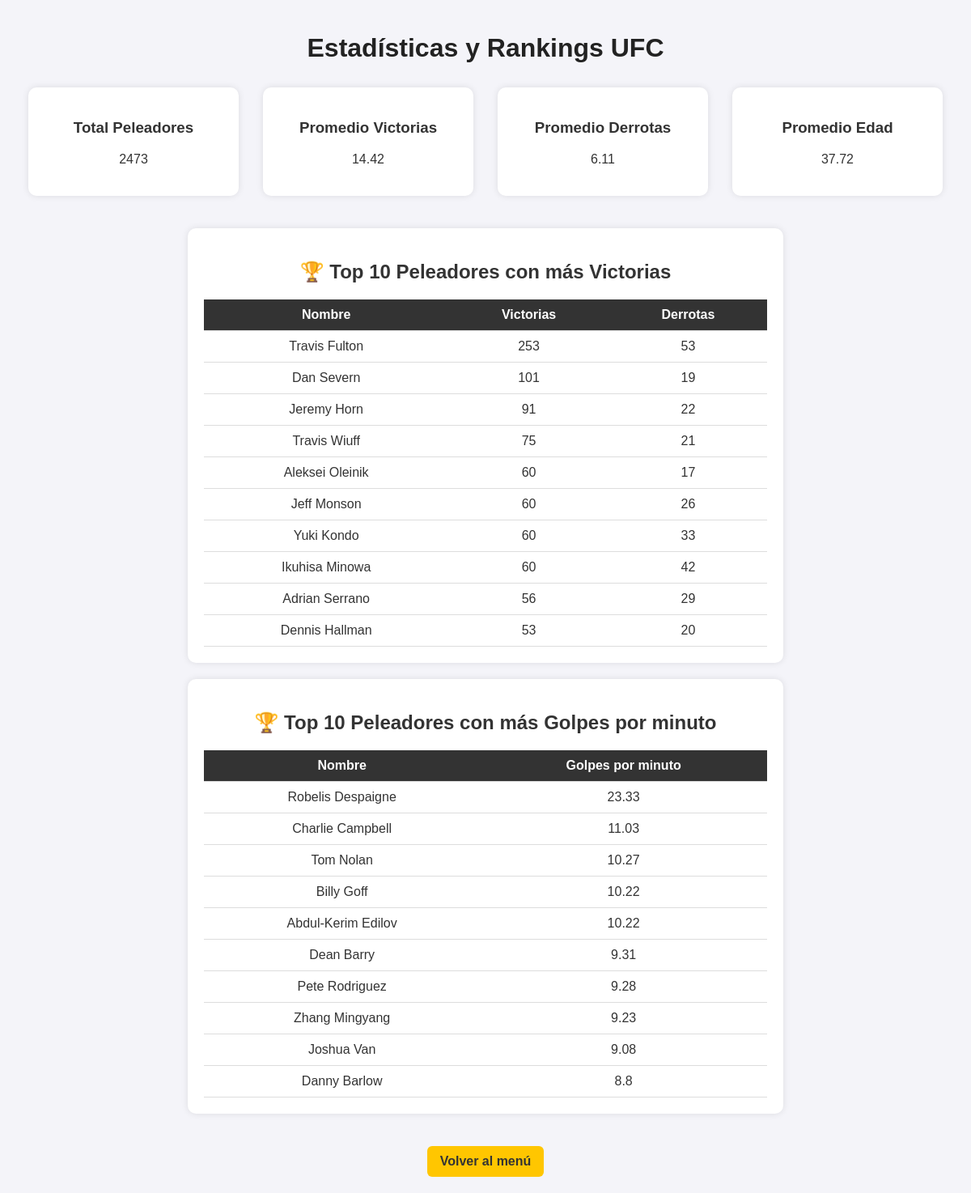
The app's page /estadisticas/ (signed in) with its own data.
### peleadores/models.py (models this page shows, shortened)
class Peleador(models.Model):
    nombre = models.CharField(max_length=100)
    victorias = models.IntegerField(default=0)
    derrotas = models.IntegerField(default=0)
    altura = models.FloatField(null=True, blank=True)  # en cm
    peso = models.FloatField(null=True, blank=True)    # en kg
    alcance = models.FloatField(null=True, blank=True) # en cm
    guardia = models.CharField(max_length=50, null=True, blank=True)  # Orthodox / Southpaw
    edad = models.IntegerField(null=True, blank=True)
    golpes_por_minuto = models.FloatField(null=True, blank=True)       # SLpM - Golpes significativos por minuto
    precision_golpes = models.FloatField(null=True, blank=True)        # sig_str_acc - Precisión de golpeo
    golpes_recibidos = models.FloatField(null=True, blank=True)        # SApM - Golpes recibidos por minuto
    defensa_golpes = models.FloatField(null=True, blank=True)          # str_def - % de defensa de golpes
    derribos_promedio = models.FloatField(null=True, blank=True)       # td_avg - Derribos promedio por 15 min
    precision_derribos = models.FloatField(null=True, blank=True)      # td_acc - Precisión de derribos
    defensa_derribos = models.FloatField(null=True, blank=True)        # td_def - % de defensa de derribos
    sumisiones_promedio = models.FloatField(null=True, blank=True)     # sub_avg - Sumisiones promedio por 15 min

### peleadores/views.py (the view)
# urls.py: path('estadisticas/', views.estadisticas, name='estadisticas'),
@login_required
def estadisticas(request):
    peleadores = Peleador.objects.all()
    total_peleadores = peleadores.count()
    promedio_victorias = peleadores.aggregate(Avg('victorias'))['victorias__avg'] or 0
    promedio_derrotas = peleadores.aggregate(Avg('derrotas'))['derrotas__avg'] or 0
    promedio_edad = peleadores.aggregate(Avg('edad'))['edad__avg'] or 0
    top_victorias = peleadores.order_by('-victorias')[:10]
    top_golpes_minuto= peleadores.order_by('-golpes_por_minuto')[:10]
    context = {
        'total_peleadores': total_peleadores,
        'promedio_victorias': round(promedio_victorias, 2),
        'promedio_derrotas': round(promedio_derrotas, 2),
        'promedio_edad': round(promedio_edad, 2),
        'top_victorias': top_victorias,
        'top_golpes_minuto': top_golpes_minuto,
    }
    return render(request, 'peleadores/estadisticas.html', context)

### peleadores/templates/peleadores/estadisticas.html (shortened to what this page needs)
<!DOCTYPE html>
<html>
<head>
</head>
<body>
    <h1>Estadísticas y Rankings UFC</h1>
    <div class="stats-container">
        <div class="stat-box">
            <h3>Total Peleadores</h3>
            <p>{{ total_peleadores }}</p>
        </div>
        <div class="stat-box">
            <h3>Promedio Victorias</h3>
            <p>{{ promedio_victorias }}</p>
        </div>
        <div class="stat-box">
            <h3>Promedio Derrotas</h3>
            <p>{{ promedio_derrotas }}</p>
        </div>
        <div class="stat-box">
            <h3>Promedio Edad</h3>
            <p>{{ promedio_edad }}</p>
        </div>
    </div>
    <div class="top-list">
        <h2>🏆 Top 10 Peleadores con más Victorias</h2>
        <table>
            <thead>
                <tr>
                    <th>Nombre</th>
                    <th>Victorias</th>
                    <th>Derrotas</th>
                </tr>
            </thead>
            <tbody>
                {% for p in top_victorias %}
                <tr>
                    <td>{{ p.nombre }}</td>
                    <td>{{ p.victorias }}</td>
                    <td>{{ p.derrotas }}</td>
                </tr>
                {% endfor %}
            </tbody>
        </table>
    </div>
    <div class="top-list">
        <h2>🏆 Top 10 Peleadores con más Golpes por minuto</h2>
        <table>
            <thead>
                <tr>
                    <th>Nombre</th>
                    <th>Golpes por minuto</th>
                </tr>
            </thead>
            <tbody>
                {% for p in top_golpes_minuto %}
                <tr>
                    <td>{{ p.nombre }}</td>
                    <td>{{ p.golpes_por_minuto }}</td>
                </tr>
                {% endfor %}
            </tbody>
        </table>
    </div>
    <div class="back">
        <a href="{% url 'inicio' %}">Volver al menú</a>
    </div>
</body>
</html>

### peleadores/templates/peleadores/estadisticas.html (style rules this page uses)
body { font-family: Arial, sans-serif; background-color: #f4f4f9; color: #333; margin: 0; padding: 20px; }
h1 { text-align: center; color: #222; margin-bottom: 30px; }
.stats-container { display: flex; justify-content: space-around; text-align: center; margin-bottom: 40px; }
.stat-box { background: #fff; padding: 20px; border-radius: 10px; box-shadow: 0 0 8px rgba(0,0,0,0.1); width: 220px; }
.top-list { width: 60%; margin: auto; margin-top: 20px; background: #fff; padding: 20px; border-radius: 10px; box-shadow: 0 0 8px rgba(0,0,0,0.1); }
.top-list h2 { text-align: center; }
table { width: 100%; border-collapse: collapse; margin-top: 10px; }
th, td { padding: 10px; text-align: center; border-bottom: 1px solid #ddd; }
th { background-color: #333; color: white; }
.back { text-align: center; margin-top: 20px; }
a { text-align: center; display: inline-block; margin-top: 20px; text-decoration: none; color: #333; background-color: #ffc600; padding: 10px 16px; border-radius: 6px; transition: 0.3s; font-weight: bold; }

### records on screen
Peleador: nombre "Travis Fulton", victorias "253", derrotas "53"
Peleador: nombre "Dan Severn", victorias "101", derrotas "19"
Peleador: nombre "Jeremy Horn", victorias "91", derrotas "22"
Peleador: nombre "Travis Wiuff", victorias "75", derrotas "21"
Peleador: nombre "Aleksei Oleinik", victorias "60", derrotas "17"
Peleador: nombre "Jeff Monson", victorias "60", derrotas "26"
Peleador: nombre "Yuki Kondo", victorias "60", derrotas "33"
Peleador: nombre "Ikuhisa Minowa", victorias "60", derrotas "42"
Peleador: nombre "Adrian Serrano", victorias "56", derrotas "29"
Peleador: nombre "Dennis Hallman", victorias "53", derrotas "20"
Peleador: nombre "Robelis Despaigne", golpes_por_minuto "23.33"
Peleador: nombre "Charlie Campbell", golpes_por_minuto "11.03"
Peleador: nombre "Tom Nolan", golpes_por_minuto "10.27"
Peleador: nombre "Billy Goff", golpes_por_minuto "10.22"
Peleador: nombre "Abdul-Kerim Edilov", golpes_por_minuto "10.22"
Peleador: nombre "Dean Barry", golpes_por_minuto "9.31"
Peleador: nombre "Pete Rodriguez", golpes_por_minuto "9.28"
Peleador: nombre "Zhang Mingyang", golpes_por_minuto "9.23"
Peleador: nombre "Joshua Van", golpes_por_minuto "9.08"
Peleador: nombre "Danny Barlow", golpes_por_minuto "8.8"

### other values on screen
{{ total_peleadores }} "2473"
{{ promedio_victorias }} "14.42"
{{ promedio_derrotas }} "6.11"
{{ promedio_edad }} "37.72"
